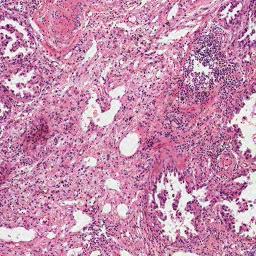
#> input picture scripts/tcga_luad_reference.png, 256 x 256 px
$ python make_stain_reference.py --tiles-dir . --out out.png
#> lines starting #> are read from the running program, lines starting #| are printed output that depends on the picture; after the words box and inside, x2 and y2 are one past the last pixel; in counts of white or black regions, pixels touching at a corner belong together
#!/usr/bin/env python
"""Pick a representative TCGA-LUAD H&E tile to use as the stain-normalization target.

The CPTAC cohort-transfer must map CPTAC tiles into the colour space the model was
trained on (raw TCGA-LUAD + ImageNet norm; the pipeline has no stain normalization).
So the Macenko/Reinhard *target* has to be a real, well-stained TCGA-LUAD tile -- not
a canonical/foreign reference. This helper produces one deterministically.

Two input modes:
  # (a) from saved training tiles (png/jpg/tif) -- preferred if you have them:
  python make_stain_reference.py --tiles-dir /path/to/tcga_luad_tiles \
      --out "$DATA_ROOT/luad_cptac/tcga_luad_reference.png"

  # (b) from one TCGA-LUAD WSI (svs/tif) -- grabs a tissue-rich 224px level-0 tile:
  python make_stain_reference.py --wsi /path/to/TCGA-XX-XXXX.svs \
      --out "$DATA_ROOT/luad_cptac/tcga_luad_reference.png"

Selection criterion (both modes): among tissue-rich, well-exposed candidates,
take the one whose colour is closest to the *median* candidate (a "typical"
well-stained tile), which is a robust, non-arbitrary Macenko/Reinhard target.
"""

from __future__ import annotations

import argparse
import sys
from pathlib import Path

import numpy as np
from PIL import Image

TILE = 224
IMG_EXTS = {".png", ".jpg", ".jpeg", ".tif", ".tiff", ".bmp"}


def tissue_stats(arr: np.ndarray) -> tuple[float, float, float]:
    """Return (tissue_fraction, mean_saturation, mean_value) for an RGB uint8 tile."""
    rgb = arr.astype(np.float32) / 255.0
    mx = rgb.max(axis=2)
    mn = rgb.min(axis=2)
    sat = np.where(mx > 0, (mx - mn) / (mx + 1e-6), 0.0)
    val = mx
    # tissue = not-background: reasonably saturated and not blown-out white
    tissue = (sat > 0.10) & (val < 0.92)
    return float(tissue.mean()), float(sat[tissue].mean() if tissue.any() else 0.0), float(val.mean())


def load_candidates_from_dir(tiles_dir: Path, sample: int) -> list[tuple[Path, np.ndarray]]:
    paths = [p for p in tiles_dir.rglob("*") if p.suffix.lower() in IMG_EXTS]
    if not paths:
        sys.exit(f"no image tiles under {tiles_dir}")
    rng = np.random.default_rng(0)
    if len(paths) > sample:
        paths = list(rng.choice(np.array(paths, dtype=object), size=sample, replace=False))
    out = []
    for p in paths:
        try:
            im = Image.open(p).convert("RGB")
            if min(im.size) < TILE:
                continue
            # centre-crop to a square TILE for comparable colour statistics
            im = im.resize((TILE, TILE)) if im.size != (TILE, TILE) else im
            out.append((p, np.asarray(im)))
        except Exception:
            continue
    if not out:
        sys.exit("no readable tiles of sufficient size")
    return out


def load_candidates_from_wsi(wsi: Path, sample: int) -> list[tuple[Path, np.ndarray]]:
    import openslide  # requires openslide-python
    slide = openslide.OpenSlide(str(wsi))
    w, h = slide.level_dimensions[0]
    rng = np.random.default_rng(0)
    out = []
    tries = 0
    while len(out) < sample and tries < sample * 20:
        tries += 1
        x = int(rng.integers(0, max(1, w - TILE)))
        y = int(rng.integers(0, max(1, h - TILE)))
        tile = slide.read_region((x, y), 0, (TILE, TILE)).convert("RGB")
        arr = np.asarray(tile)
        frac, _, _ = tissue_stats(arr)
        if frac > 0.6:
            out.append((Path(f"{wsi.stem}@{x}_{y}"), arr))
    slide.close()
    if not out:
        sys.exit("could not sample tissue-rich tiles from the WSI")
    return out


def pick_reference(cands: list[tuple[Path, np.ndarray]]) -> tuple[Path, np.ndarray]:
    # Keep tissue-rich, well-exposed candidates, then take the one closest to the
    # median colour (per-channel mean over tissue pixels) -- the "typical" tile.
    scored = []
    for p, arr in cands:
        frac, sat, val = tissue_stats(arr)
        if frac < 0.5 or sat < 0.12 or not (0.35 < val < 0.9):
            continue
        scored.append((p, arr, arr.reshape(-1, 3).mean(0)))
    if not scored:  # relax if the gate was too strict
        scored = [(p, arr, arr.reshape(-1, 3).mean(0)) for p, arr in cands]
    means = np.stack([m for _, _, m in scored])
    median = np.median(means, axis=0)
    dists = np.linalg.norm(means - median, axis=1)
    j = int(dists.argmin())
    return scored[j][0], scored[j][1]


def main() -> None:
    ap = argparse.ArgumentParser(description=__doc__,
                                 formatter_class=argparse.RawDescriptionHelpFormatter)
    src = ap.add_mutually_exclusive_group(required=True)
    src.add_argument("--tiles-dir", default=None, help="dir of saved TCGA-LUAD tiles")
    src.add_argument("--wsi", default=None, help="one TCGA-LUAD WSI (svs/tif)")
    ap.add_argument("--out", required=True, help="output reference tile (png)")
    ap.add_argument("--sample", type=int, default=400, help="candidate tiles to consider")
    args = ap.parse_args()

    if args.tiles_dir:
        cands = load_candidates_from_dir(Path(args.tiles_dir), args.sample)
#> in load_candidates_from_dir, im is the input picture: PIL image 256x256 RGB; mean R, G, B 197.1, 141.9, 173.2
#> in load_candidates_from_dir, `im = im.resize((TILE, TILE)) if im.size != (TILE, TILE) else im`:
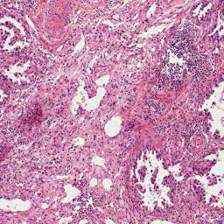
#> im: PIL image 224x224 RGB; mean R, G, B 197.1, 141.9, 173.2
#> cands = 1 item
    else:
        cands = load_candidates_from_wsi(Path(args.wsi), args.sample)

    ref_id, ref_arr = pick_reference(cands)
#> the loop in pick_reference, `for p, arr in cands:` made 1 pass
#> (frac, sat, val) on pass 1: (0.831, 0.345, 0.776)
#> pass 1, in tissue_stats, `mx = rgb.max(axis=2)`:
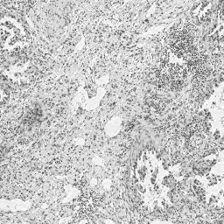
#> mx: shape (224, 224) float32; min 0.231, max 1, mean 0.776
#> pass 1, in tissue_stats, `mn = rgb.min(axis=2)`:
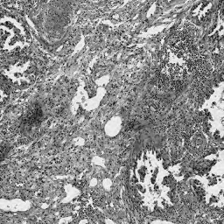
#> mn: shape (224, 224) float32; min 0.0275, max 1, mean 0.554
#> pass 1, in tissue_stats, `sat = np.where(mx > 0, (mx - mn) / (mx + 1e-6), 0.0)`:
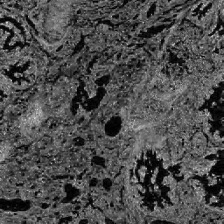
#> sat: shape (224, 224) float32; min 0, max 0.91, mean 0.301
#> in pick_reference, `means = np.stack([m for _, _, m in scored])`: means = [[197.1, 141.9, 173.2]]
#> in pick_reference, `median = np.median(means, axis=0)`: median = [197.1, 141.9, 173.2]
#> in pick_reference, `dists = np.linalg.norm(means - median, axis=1)`: dists = [0]
#> in pick_reference, `j = int(dists.argmin())`: j = 0
    out = Path(args.out)
    out.parent.mkdir(parents=True, exist_ok=True)
    Image.fromarray(ref_arr, "RGB").save(out)
    frac, sat, val = tissue_stats(ref_arr)
#> in tissue_stats (call 2), `tissue = (sat > 0.10) & (val < 0.92)`:
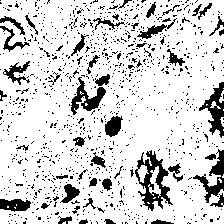
#> tissue: shape (224, 224) bool; 83.1% white; 1041 black regions (993 under 20 px), largest, box (x1, y1, x2, y2) and area: (135, 150, 173, 211) 897, (199, 82, 224, 138) 573, (193, 149, 224, 203) 527
#> frac = 0.831; sat = 0.345; val = 0.776
    print(f"reference tile: {ref_id}")
#| reference tile: tcga_luad_reference.png
    print(f"  tissue_frac={frac:.2f} mean_sat={sat:.2f} mean_val={val:.2f}")
#|   tissue_frac=0.83 mean_sat=0.34 mean_val=0.78
    print(f"wrote {out}")
    print("next: pass this to run_cptac_inference.py via --stain-target")


if __name__ == "__main__":
    main()
